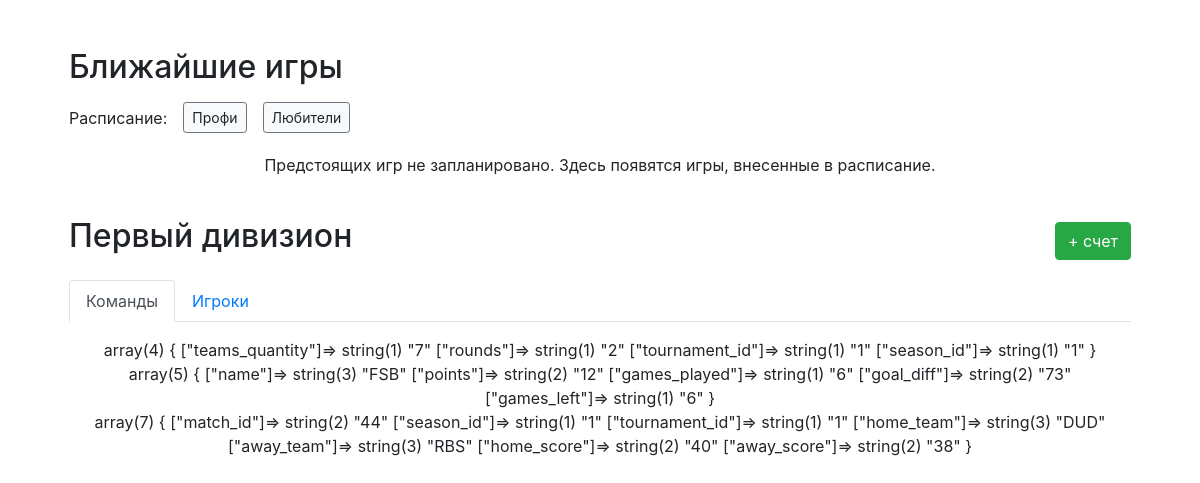
Before: / with the older database file.
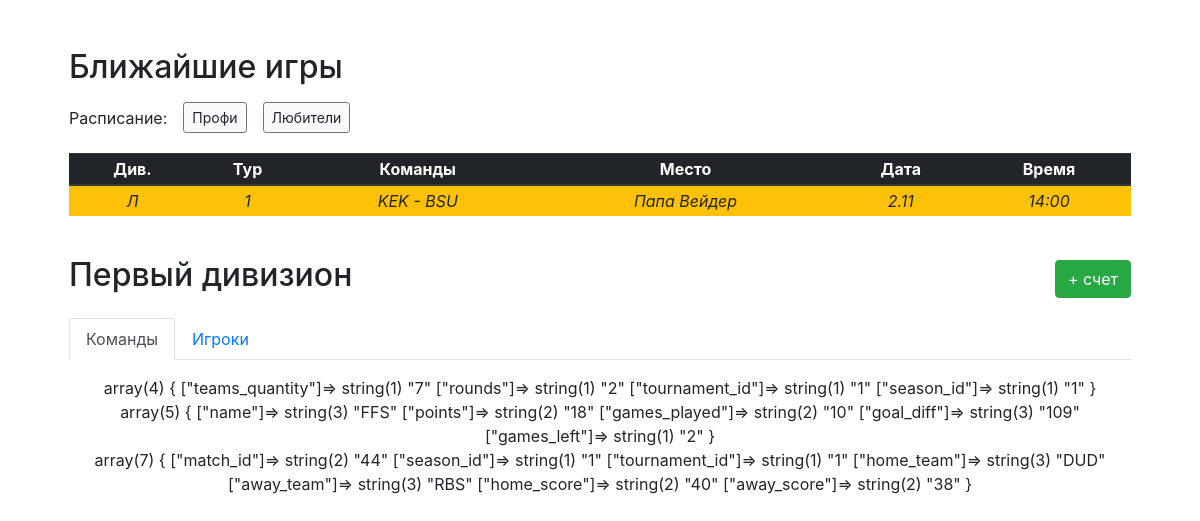
After: the same page with the newer database file.
### tables this page shows
CREATE TABLE tournaments (tournament_id integer primary key autoincrement, tournament_name text, tournament_rounds integer, tournament_description text, tournament_type references systems(system_id));

CREATE TABLE schedule (id integer primary key autoincrement, season_id references seasons(season_id), tournament_id references tournaments(tournament_id), tour integer, team_id1 references teams(team_id), team_id2 references teams(team_id), date_start text, date_end text, place_id references places(place_id), date text, time text);

CREATE TABLE places (place_id integer primary key autoincrement, name text);

### widgets/pro_tournament_widget.php (the view, shortened to what this page needs)
<div class="d-flex align-items-center mt-4 mb-3">
    <h2 class="text-left"><?php echo $tournament["tournament_description"]; ?></h2>
    <a href="input.php?tournament=<?php echo $tournament["tournament_id"]; ?>" class="btn btn-success ml-auto">+ счет</a>
</div>
<ul class="nav nav-tabs">
    <li class="nav-item">
        <a class="nav-link active" href="#divTeamsPane<?php echo $tournament["tournament_id"]; ?>" id="firstDivTeamsTab" data-toggle="tab" role="tab">Команды</a>
    </li>
    <li class="nav-item">
        <a class="nav-link" href="#divPlayersPane<?php echo $tournament["tournament_id"]; ?>" id="firstDivPlayersTab" data-toggle="tab" role="tab">Игроки</a>
    </li>
</ul>
<div class="tab-content mt-3">
    <div class="tab-pane fade show active" id="divTeamsPane<?php echo $tournament["tournament_id"]; ?>">
        <div class="table-responsive">
            <?php print_result_table($tournament["tournament_id"], "2019"); ?>

### inc/layout/head.php (shortened to what this page needs)
<html lang="ru">
<head>
	<?php require_once "styles.php" ?>
</head>

### inc/layout/styles.php (shortened to what this page needs)
<link rel="stylesheet" href="inc/libs/bootstrap/css/bootstrap.min.css">
<link rel="stylesheet" href="https://use.fontawesome.com/releases/v5.7.2/css/all.css">
<link rel="stylesheet" href="inc/libs/jquery-ui/jquery-ui.min.css">
<link rel="stylesheet" href="inc/css/custom.css?v=7">

### index.php (shortened to what this page needs)
<?php
	require_once __DIR__ . "/inc/bootstrap.php";
	require_once __DIR__ . "/inc/layout/head.php";
    $sth = $db->prepare("select * from tournaments where tournament_type = 1");
    $sth->execute();
    $pro_tournaments = $sth->fetchAll();
?>
<body>
<main role="main" class="container">
  	<div class="starter-template text-center">
        <?php include $_SERVER["DOCUMENT_ROOT"] . "/widgets/schedule_widget.php"; ?>
        <?php foreach ($pro_tournaments as $tournament): ?>
            <?php include $_SERVER["DOCUMENT_ROOT"] . "/widgets/pro_tournament_widget.php"; ?>
        <?php endforeach; ?>

### widgets/schedule_widget.php
<div>
    <h2 class="text-left">Ближайшие игры</h2>
    <div class="d-flex align-items-center my-3 flex-wrap">
        <p class="mb-0 mr-3 mb-1">Расписание:</p>
        <div class="d-flex mb-1">
            <a href="schedule.php?tournament=pro" class="btn btn-sm btn-light border-secondary">Профи</a>
            <a href="schedule.php?tournament=amateur" class="btn btn-sm btn-light border-secondary ml-3">Любители</a>
        </div>
    </div>
</div>
<div class="table-responsive">
    <?php include $_SERVER["DOCUMENT_ROOT"] . "/inc/layout/templates/next_games.php"; ?>
</div>

### inc/layout/templates/next_games.php (shortened to what this page needs)
<?php
	require_once __DIR__ . "/../../bootstrap.php";
	$sth = $db->prepare("select
		s.id as id,
		s.tournament_id,
		s.team_id1 as team_id1,
		s.team_id2 as team_id2,
		ht.team_name_short as team_name1,
		at.team_name_short as team_name2,
		tour,
		p.name as place,
		date,
		time
		from schedule as s
		inner join teams as ht on ht.team_id = s.team_id1
		inner join teams as at on at.team_id = s.team_id2
		inner join places as p on s.place_id = p.place_id
		where date is not NULL and date >= date(datetime(), 'localtime') and time is not NULL and place is not NULL
		order by date, time"
	);
	$sth->execute();
	$next_games = $sth->fetchAll();
?>
<?php if (sizeof($next_games)): ?>
<table class="table table-sm table-striped table-hover text-center">
	<thead class="thead-dark">
		<tr>
			<th>Див.</th>
			<th>Тур</th>
			<th>Команды</th>
			<th>Место</th>
			<th>Дата</th>
			<th>Время</th>
		</tr>
	</thead>
	<tbody>
		<?php foreach ($next_games as $next): ?>
			<tr<?php if (date_format(date_create($next['date']), "j.m") == date_format(date_create("now"), "j.m")) echo " class='bg-warning font-italic'"; ?>>
				<td title="
					<?php
						switch ($next['tournament_id']) {
							case "3":
								echo "ЛКЛ";
								break;
						}
					?>
				">
					<?php
						switch ($next['tournament_id']) {
							case "3":
								echo "Л";
								break;
						}
					?>
				</td>
				<td><?php echo $next['tour']; ?></td>
				<td><?php echo $next['team_name1'] . " - " . $next['team_name2']; ?></td>
				<td><?php echo $next['place']; ?></td>
				<td><?php echo date_format(date_create($next['date']), "j.m"); ?></td>
				<td><?php echo $next['time']; ?></td>
			</tr>
		<?php endforeach; ?>
	</tbody>
</table>
<?php else: ?>
	<p>Предстоящих игр не запланировано. Здесь появятся игры, внесенные в расписание.</p>
<?php endif; ?>

### inc/functions.php (shortened to what this page needs)
<?php
function print_result_table($tournament_id, $season) {
	global $db;
	$sth = $db->prepare("
			select
			count(tms.team_name_short) as teams_quantity,
			trn.tournament_rounds as rounds,
			trn.tournament_id as tournament_id,
			s.season_id as season_id
			from teams as tms
			inner join tournaments as trn on trn.tournament_id = tms.tournament_id
			inner join seasons as s on tms.season_id = s.season_id
			where trn.tournament_id = ? and s.season_name = ?
		");
	$sth->execute( array($tournament_id, $season) );
	$tournament = $sth->fetch();
	var_dump($tournament);
	$sql = "with points_table as
			(select
			ht.team_name_short as name,
			sum(m.points_1) as points,
			count(*) as games_played,
			sum(sets_won1) as scored,
			sum(sets_won2) as conceded
			from teams as ht
			inner join matches as m on ht.team_id = m.team_id1
			where m.tournament_id = :tournament_id and m.season_id = :season_id and sets_won1 != 'т' and sets_won2 != 'т'
			group by name
			union all
			select
			at.team_name_short as name,
			sum(m.points_2) as points,
			count(*) as games_played,
			sum(sets_won2) as scored,
			sum(sets_won1) as conceded
			from teams as at
			inner join matches as m on at.team_id = m.team_id2
			where m.tournament_id = :tournament_id and m.season_id = :season_id and sets_won1 != 'т' and sets_won2 != 'т'
			group by name)
			select name, sum(points) as points, sum(games_played) as games_played, sum(scored) - sum(conceded) as goal_diff, ((:qty - 1) * :r - sum(games_played)) as games_left
			from points_table
			group by name
			order by points desc, goal_diff desc";
	$sth = $db->prepare($sql);
	$sth->bindValue(':tournament_id', $tournament['tournament_id'], PDO::PARAM_INT);
	$sth->bindValue(':season_id', $tournament['season_id'], PDO::PARAM_INT);
	$sth->bindValue(':qty', $tournament['teams_quantity'], PDO::PARAM_INT);
	$sth->bindValue(':r', $tournament['rounds'], PDO::PARAM_INT);
	$sth->execute();
	$standings = $sth->fetchAll();
	print("<br>");
	var_dump($standings[0]);
	$sth = $db->prepare("
			select
			m.match_id as match_id,
			m.season_id as season_id,
			m.tournament_id as tournament_id,
			ht.team_name_short as home_team,
			at.team_name_short as away_team,
			m.sets_won1 as home_score,
			m.sets_won2 as away_score
			from matches as m
			inner join teams as ht on ht.team_id = m.team_id1
			inner join teams as at on at.team_id = m.team_id2
			where m.season_id = :season_id and m.tournament_id = :tournament_id
		");
	$sth->bindValue(':tournament_id', $tournament['tournament_id'], PDO::PARAM_INT);
	$sth->bindValue(':season_id', $tournament['season_id'], PDO::PARAM_INT);
	$sth->execute();
	$results = $sth->fetchAll();
	print("<br>");
	var_dump($results[0]);
	exit();
}

### inc/css/custom.css (style rules this page uses)
body { padding-top: 0; }
.starter-template { position: relative; padding: 3rem 1.5rem; text-align: center; }
.table td, .table th { text-align: center; vertical-align: middle; font-size: 12px; }
@media (min-width: 576px) { .table td, .table th { font-size: 1rem; } }

Changed rows visible on the page:
added schedule: shows "Л", tour "1", team_name1 "KEK", team_name2 "BSU", place.name "Папа Вейдер", date "2.11", time "14:00"
computed for tournaments "Первый дивизион": value "…array(5) { [\"name\"]=> string(3) \"FSB\" [\"points\"]=> string(2) \"12\" [\"games_played\"]=> string(1) \"6\" [\"goal_diff\"]=> string(2) \"73\" [\"games_left\"]=> string(1) \"6\" } array(7) { [\"match_id\"]=>…" → "…array(5) { [\"name\"]=> string(3) \"FFS\" [\"points\"]=> string(2) \"18\" [\"games_played\"]=> string(2) \"10\" [\"goal_diff\"]=> string(3) \"109\" [\"games_left\"]=> string(1) \"2\" } array(7) { [\"match_id\"]=>…"
Other visible differences:
text no longer shown: "Предстоящих игр не запланировано. Здесь появятся игры, внесенные в расписание."
text now shown: "Див. Тур Команды Место Дата Время"
